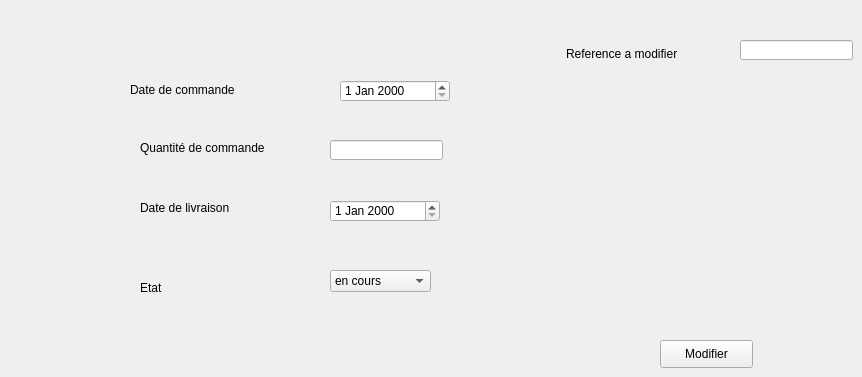
       <widget class="QWidget" name="tab_24">
        <attribute name="title">
         <string>Modifier Commande</string>
        </attribute>
        <widget class="QLabel" name="label_32">
         <property name="geometry">
          <rect>
           <x>130</x>
           <y>80</y>
           <width>141</width>
           <height>20</height>
          </rect>
         </property>
         <property name="text">
          <string>Date de commande</string>
         </property>
        </widget>
        <widget class="QLabel" name="label_33">
         <property name="geometry">
          <rect>
           <x>140</x>
           <y>140</y>
           <width>171</width>
           <height>16</height>
          </rect>
         </property>
         <property name="text">
          <string>Quantité de commande</string>
         </property>
        </widget>
        <widget class="QLabel" name="label_34">
         <property name="geometry">
          <rect>
           <x>140</x>
           <y>200</y>
           <width>121</width>
           <height>16</height>
          </rect>
         </property>
         <property name="text">
          <string>Date de livraison </string>
         </property>
        </widget>
        <widget class="QLabel" name="label_35">
         <property name="geometry">
          <rect>
           <x>140</x>
           <y>280</y>
           <width>71</width>
           <height>16</height>
          </rect>
         </property>
         <property name="text">
          <string>Etat</string>
         </property>
        </widget>
        <widget class="QDateEdit" name="DCM">
         <property name="geometry">
          <rect>
           <x>340</x>
           <y>80</y>
           <width>110</width>
           <height>22</height>
          </rect>
         </property>
        </widget>
        <widget class="QLineEdit" name="QCM">
         <property name="geometry">
          <rect>
           <x>330</x>
           <y>140</y>
           <width>113</width>
           <height>20</height>
          </rect>
         </property>
        </widget>
        <widget class="QDateEdit" name="DLM">
         <property name="geometry">
          <rect>
           <x>330</x>
           <y>200</y>
           <width>110</width>
           <height>22</height>
          </rect>
         </property>
        </widget>
        <widget class="QComboBox" name="EtatM">
         <property name="geometry">
          <rect>
           <x>330</x>
           <y>270</y>
           <width>101</width>
           <height>22</height>
          </rect>
         </property>
         <item>
          <property name="text">
           <string>en cours</string>
          </property>
         </item>
         <item>
          <property name="text">
           <string>livree</string>
          </property>
         </item>
        </widget>
        <widget class="QPushButton" name="pushButton_18">
         <property name="geometry">
          <rect>
           <x>660</x>
           <y>340</y>
           <width>93</width>
           <height>28</height>
          </rect>
         </property>
         <property name="text">
          <string>Modifier</string>
         </property>
        </widget>
        <widget class="QLineEdit" name="idam">
         <property name="geometry">
          <rect>
           <x>740</x>
           <y>40</y>
           <width>113</width>
           <height>20</height>
          </rect>
         </property>
        </widget>
        <widget class="QLabel" name="label_36">
         <property name="geometry">
          <rect>
           <x>566</x>
           <y>44</y>
           <width>151</width>
           <height>20</height>
          </rect>
         </property>
         <property name="text">
          <string>Reference a modifier</string>
         </property>
        </widget>
       </widget>
